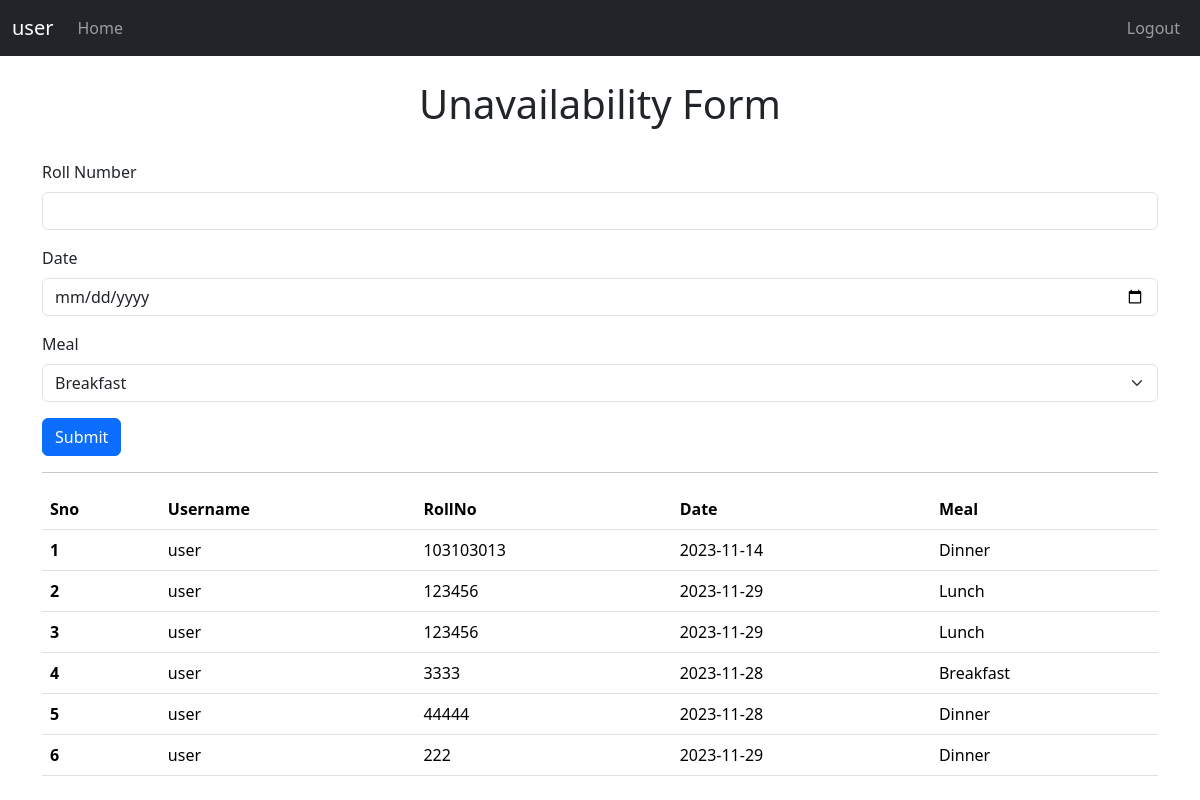
Page /availabilityUser.php (signed in) on the committed database.
### tables this page shows
CREATE TABLE `unavailability` (
  `sno` int(11) NOT NULL,
  `username` varchar(37) NOT NULL,
  `rollno` int(10) NOT NULL,
  `meal` varchar(9) NOT NULL,
  `date` date NOT NULL
);

### availabilityUser.php (the view, shortened to what this page needs)
<?php
$host="localhost";
$user="root";
$password="";
$db="database1";
$data=mysqli_connect($host,$user,$password,$db);
?>
<!DOCTYPE html>
<html lang="en">
<head>
    <link href="https://cdn.jsdelivr.net/npm/bootstrap@5.3.2/dist/css/bootstrap.min.css" rel="stylesheet">
</head>
<body>
<nav class="navbar navbar-expand-lg bg-dark navbar-dark">
  <div class="container-fluid">
    <a class="navbar-brand"><?php echo $_SESSION["username"];?></a>
    <div class="collapse navbar-collapse" id="navbarSupportedContent">
      <ul class="navbar-nav me-auto mb-2 mb-lg-0">
        <li class="nav-item">
          <a class="nav-link" href="userhome.php">Home</a>
        </li>
      </ul>
      <ul class="nav navbar-nav navbar-right">
        <li class="nav-item">
          <a class="nav-link" href="logout.php">Logout</a>
        </li>
      </ul>
    </div>
  </div>
</nav>
<br>
<h1>Unavailability Form</h1>
<br>
<div class="container">
<form action="availabilityUser.php" method="POST">
  <div class="mb-3">
    <label for="rollno" class="form-label">Roll Number</label>
    <input type="number" class="form-control" name="rollno" id="rollno" aria-describedby="emailHelp">
  </div>
  <div class="mb-3">
    <label for="date" class="form-label">Date</label>
    <input type="date" class="form-control" name="date" id="date">
  </div>
  <div class="mb-3">
  <label for="disabledSelect" class="form-label">Meal</label>
      <select id="meal" name="meal" class="form-select meal">
        <option>Breakfast</option>
      </select>
  </div>
  <button type="submit" class="btn btn-primary">Submit</button>
</form>
<hr>
<table class="table">
  <thead>
    <tr>
      <th scope="col">Sno</th>
      <th scope="col">Username</th>
      <th scope="col">RollNo</th>
      <th scope="col">Date</th>
      <th scope="col">Meal</th>
    </tr>
  </thead>
  <tbody>
  <?php
    $sql = "SELECT * FROM `unavailability` ";
    $result = mysqli_query($data, $sql);
    $sno = 0;
    while($row = mysqli_fetch_assoc($result)){
        if($_SESSION["username"]==$row['username']){
          $sno = $sno+1;
        echo " <tr>
        <th scope='row'>".$sno."</th>
        <td>".$row['username']."</td>
        <td>".$row['rollno']."</td>
        <td>".$row['date']."</td>
        <td>".$row['meal']."</td>
        </tr>";
        }
    }
  ?>
  </tbody>
</table>
</div>
</body>
</html>

### availabilityUser.php (style rules this page uses)
h1 { text-align: center; }

### rows in the picture
unavailability: username "user", rollno "103103013", date "2023-11-14", meal "Dinner"
unavailability: username "user", rollno "123456", date "2023-11-29", meal "Lunch"
unavailability: username "user", rollno "123456", date "2023-11-29", meal "Lunch"
unavailability: username "user", rollno "3333", date "2023-11-28", meal "Breakfast"
unavailability: username "user", rollno "44444", date "2023-11-28", meal "Dinner"
unavailability: username "user", rollno "222", date "2023-11-29", meal "Dinner"

### other values in the picture
$_SESSION["username"] "user"
